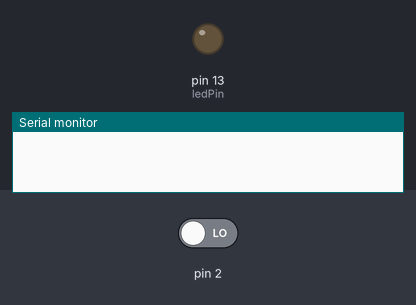
This sketch was run on a simulated Arduino Uno, built with avr-gcc and run on an emulated ATmega328P. Shown: output pins drawn as LEDs (lit = HIGH), the last lines printed to the serial monitor. Inputs (shaded band) come from the test bench; at power-on: pin 2 LOW.

Above: at 1.2 s.
1.3 s: pin 2 driven HIGH
At 1.8 s:
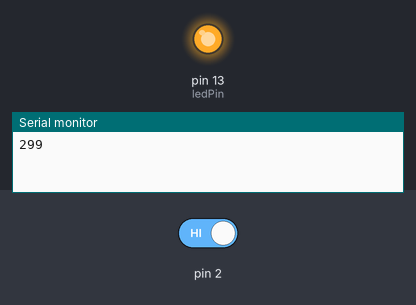
Timing chart, 0 to 4.3 s (numbered marks = the images above; inputs shaded):
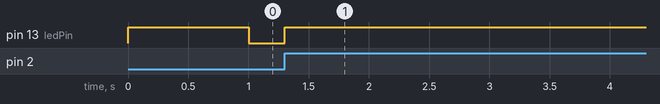

The sketch:

Analisador_acionamento.ino
```cpp
#include <Arduino.h>
const int ledPin = LED_BUILTIN;
int ledState = LOW;
unsigned long previousMillis = 0;
unsigned long startMillis = 0;
const long interval = 1000;
bool started = false;
bool finished = false;
#define SERIAL_BAUDRATE 115200

void setup() {
  Serial.begin(SERIAL_BAUDRATE);
  Serial.println();
  pinMode(ledPin, OUTPUT);
  pinMode(2, INPUT);
  digitalWrite(13, HIGH);
}

void loop() {
  unsigned long currentMillis = millis();
  if(finished == false){
    if (currentMillis - previousMillis >= interval && started == false) {
      started = true;
      startMillis = currentMillis;
      digitalWrite(13, LOW);
    }

    int sensorVal = digitalRead(2);
    if (sensorVal == HIGH) {
      finished = true;
      Serial.print(millis() - startMillis);
      Serial.println();
      digitalWrite(13, HIGH);
    }
  }else {
    delay(10000);
    finished = false;
    started = false;
    previousMillis = millis();
  }
}
```

Measured:
- after the input at 1.3 s, pin 13 (ledPin): LOW → HIGH at once
